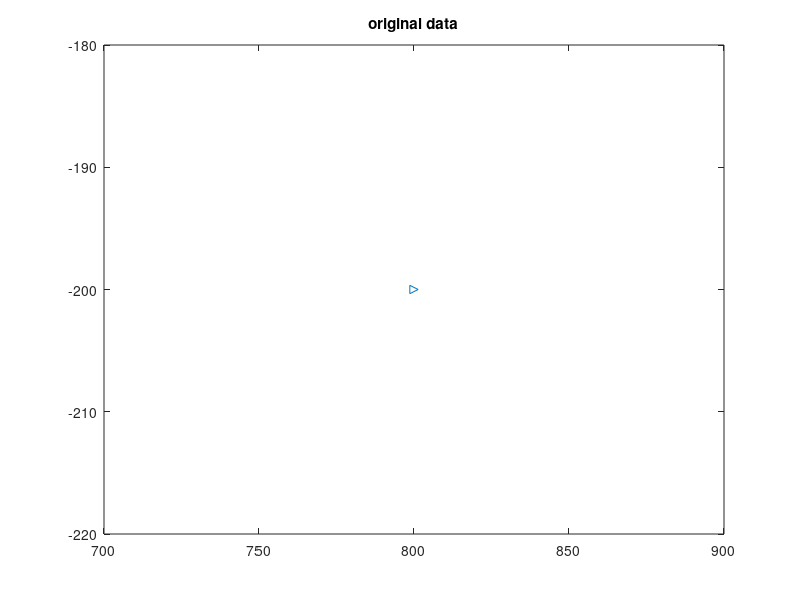

Recreate this plot in MATLAB. (Note: this script raises an error after producing the figure.)
%
% test code of three kinds of kernel pca using KernelPca class
%


% load sample data and plot------------------------------------------------
load('data.mat')

figure
hold on
gscatter(X(:, 1), X(:, 2), Y)
plot(Xtest(:, 1), Xtest(:, 2), 'LineStyle', 'none', 'Marker', '>')
title('original data')


% make an instance of the KernelPca class----------------------------------
kpca = KernelPca();



% gaussian kernel pca------------------------------------------------------

% set the hyper parameter of gaussian kernel function
kpca.kernel_params.gamma = 0.0001;

% fit pca and get the coefficient for projection with dataset 'X'
fit_pca(kpca, X, "gaussian");

% set the subspace dimention M of projected data (M <= D, where D is the
% dimention of the original data),
% and project the data 'X' into the subspace by using the coefficient
M = 2;
projected_X = project(kpca, X, M);

% project the data 'Xtest' as well
projected_Xtest = project(kpca, Xtest, M);


% plot
figure
hold on
gscatter(projected_X(:, 1), projected_X(:, 2), Y)
plot(projected_Xtest(:, 1), projected_Xtest(:, 2), 'LineStyle', 'none', 'Marker', '>')
title('pca with gaussian kernel')
xlabel('principal dim')
ylabel('second dim')

